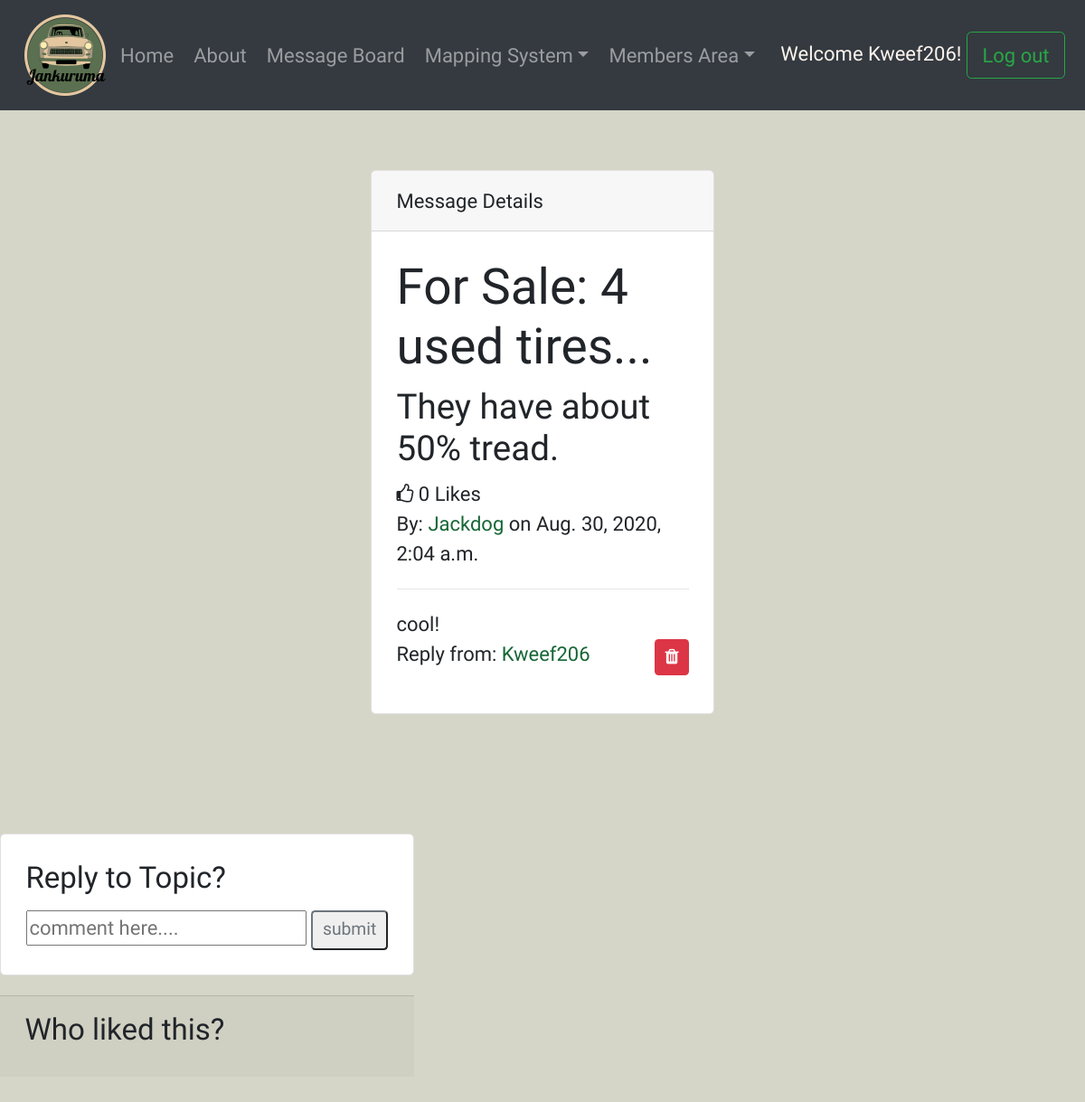
The app's page /vroom/message_page/5 (signed in) with its own data.
### log_reg_app/models.py (models this page shows, shortened)
class User(models.Model):
    username = models.CharField(max_length=255)
    first_name = models.CharField(max_length=255)
    last_name = models.CharField(max_length=255)
    bio = models.CharField(max_length=255, null=True)
    email = models.EmailField(unique=True)
    password = models.CharField(max_length=255)
    profile_pic = models.CharField(max_length=255, null=True)
    car_pic = models.CharField(max_length=255, null=True)
    year = models.CharField(max_length=255, null=True)
    make = models.CharField(max_length=255, null=True)
    model = models.CharField(max_length=255, null=True)
    created_at = models.DateTimeField(auto_now_add=True)
    updated_at = models.DateTimeField(auto_now=True)
    objects = UserManager()

### Dashboard/models.py (models this page shows, shortened)
class Post(models.Model):
    title = models.CharField(max_length=255)
    content = models.CharField(max_length=255)
    user_likes = models.ManyToManyField(User, related_name='liked_posts')
    created_at = models.DateTimeField(auto_now_add=True)
    updated_at = models.DateTimeField(auto_now=True)
    author = models.ForeignKey(User, on_delete=models.CASCADE, related_name="posts")

class Comment(models.Model):
    comment = models.CharField(max_length=255)
    author = models.ForeignKey(User, related_name='user_comments', on_delete=models.CASCADE)
    message_post = models.ForeignKey(Post, related_name="post_comments", on_delete=models.CASCADE)

### Dashboard/views.py (the view)
# urls.py: path('message_page/<int:id>', views.message_page, name="message_page"),
def message_page(request, id):
    if 'user_id' not in request.session:
        return redirect ('/')
    else:
        current_post = Post.objects.get(id=id)
        liked_by = current_post.user_likes.all()
        context = {
            'user': User.objects.get(id=request.session['user_id']),
            'post': Post.objects.order_by('-updated_at'),
            'posts': Post.objects.get(id=id),
            'current_post': Post.objects.get(id=id),
            'liked_by' : liked_by
        }
        return render (request, 'message_page.html', context)

### Dashboard/templates/message_page.html (shortened to what this page needs)
<!DOCTYPE html>
<html lang="en">
<head>
    <link rel="stylesheet" href="https://cdnjs.cloudflare.com/ajax/libs/font-awesome/4.7.0/css/font-awesome.min.css">
    <link href="https://stackpath.bootstrapcdn.com/bootstrap/4.5.0/css/bootstrap.min.css" rel="stylesheet"
>
    {% load static %}
    <link rel="stylesheet" type="text/css" href="{% static 'css/message_board.css' %}">
</head>
<body>
    <nav class="navbar navbar-expand-lg navbar-dark bg-dark">
        <a href="{% url 'dashboard' %}"><img src="/static/images/logo.png" width="100" height="100"
                class="d-inline-block align-top" alt="" loading="lazy"></a>
        <div class="collapse navbar-collapse" id="navbarSupportedContent">
            <ul class="navbar-nav mr-auto">
                <li class="nav-item">
                    <a class="nav-link" href="{%url 'dashboard' %}">Home</a>
                </li>
                <li class="nav-item">
                    <a class="nav-link" href="{%url 'about' %}">About</a>
                </li>
                <li class="nav-item">
                    <a class="nav-link" href="/vroom/message_board/">Message Board</a>
                </li>
                <li class="nav-item dropdown">
                    <a class="nav-link dropdown-toggle" id="navbarDropdown" role="button"
                        data-toggle="dropdown" aria-haspopup="true" aria-expanded="false">
                        Mapping System</a>
                </li>
                <li class="nav-item dropdown">
                    <a class="nav-link dropdown-toggle" href="#" id="navbarDropdown" role="button"
                        data-toggle="dropdown" aria-haspopup="true" aria-expanded="false">
                        Members Area</a>
                </li>
        </div>
            <span id="user">Welcome {{ user.username }}! <a class="btn btn-outline-success" href="/logout">Log
                    out</a></span>
    </nav>
    <div class="row">
        <div class="col-lg-4">
        </div>
        <div class="col-lg-4 mt-5 mb-5">
            <div class="card">
                <div class="card-header">
                    Message Details
                </div>
                <div class="card-body box-element">
                    <div class="messages">
                        <h1 class="mess_page_header">{{ posts.title }}</h1>
                        <h3 class="mess_page_header">{{ posts.content }}</h3>
                        <i class="fa fa-thumbs-o-up"></i><span> {{ posts.user_likes.count }} Likes</span>
                        <p>By: <a href="/vroom/user_profile/{{posts.author.id}}">{{ posts.author.username }}</a> on
                            {{ posts.created_at }}</p>
                        <hr>
                        {% for comment in posts.post_comments.all %}
                        <p>{{comment.comment}}<br> Reply from: <a
                                href="/vroom/user_profile/{{comment.author.id}}">{{comment.author.username}}</a>
                            {% if comment.author.id == request.session.user_id %}
                            <a href="/vroom/delete/{{comment.id}}"><i class="fa fa-trash btn-sm btn-danger float-right"
                                    aria-hidden="true"></i></a>
                            {% endif %}
                            {% endfor %}
                    </div>
                </div>
            </div>
        </div>
            <aside>
                  <div id="side" class="col-12 col-col-xl-3">
                       <div class="row">
                           <div class="col-12 col-sm-6 col-xl-12">
                               <div class="card mt-5 mb-3 mb-sm-0 mb-xl-3">
                                   <div class="card-body">
                                       <h2 class="h4 card-title">Reply to Topic?</h2>
                                       <form class="form_field" action="/vroom/add_comment/{{posts.id}}" method=POST>
                                           <input class="comment_box" type="text" placeholder="comment here...." name='comment'>
                                           <input class="btn-sm btn-outline-secondary" type="submit" value='submit'>
                                       </form>
                                   </div>
                               </div>
                               <div class="card-footer">
                                   <h2 class="h4 card-title">Who liked this?</h2>
                               </div>
                               <div class="card-body">
                               </div>
                           </div>
                       </div>
                   </div>
           </div>
</body>
</html>

### static/css/message_board.css (style rules this page uses)
* { font-family: 'Teko', sans-serif; font-size: 22px; }
#user { color: seashell; }
body { background-color: #d6d6c8; }
a { color: rgb(22, 102, 53); }

### records on screen
User: username "Kweef206"
Post: title "For Sale: 4 used tires...", content "They have about 50% tread.", user_likes.count "0", author.username "Jackdog", created_at "Aug. 30, 2020, 2:04 a.m."
Comment: comment "cool!", author.username "Kweef206"
